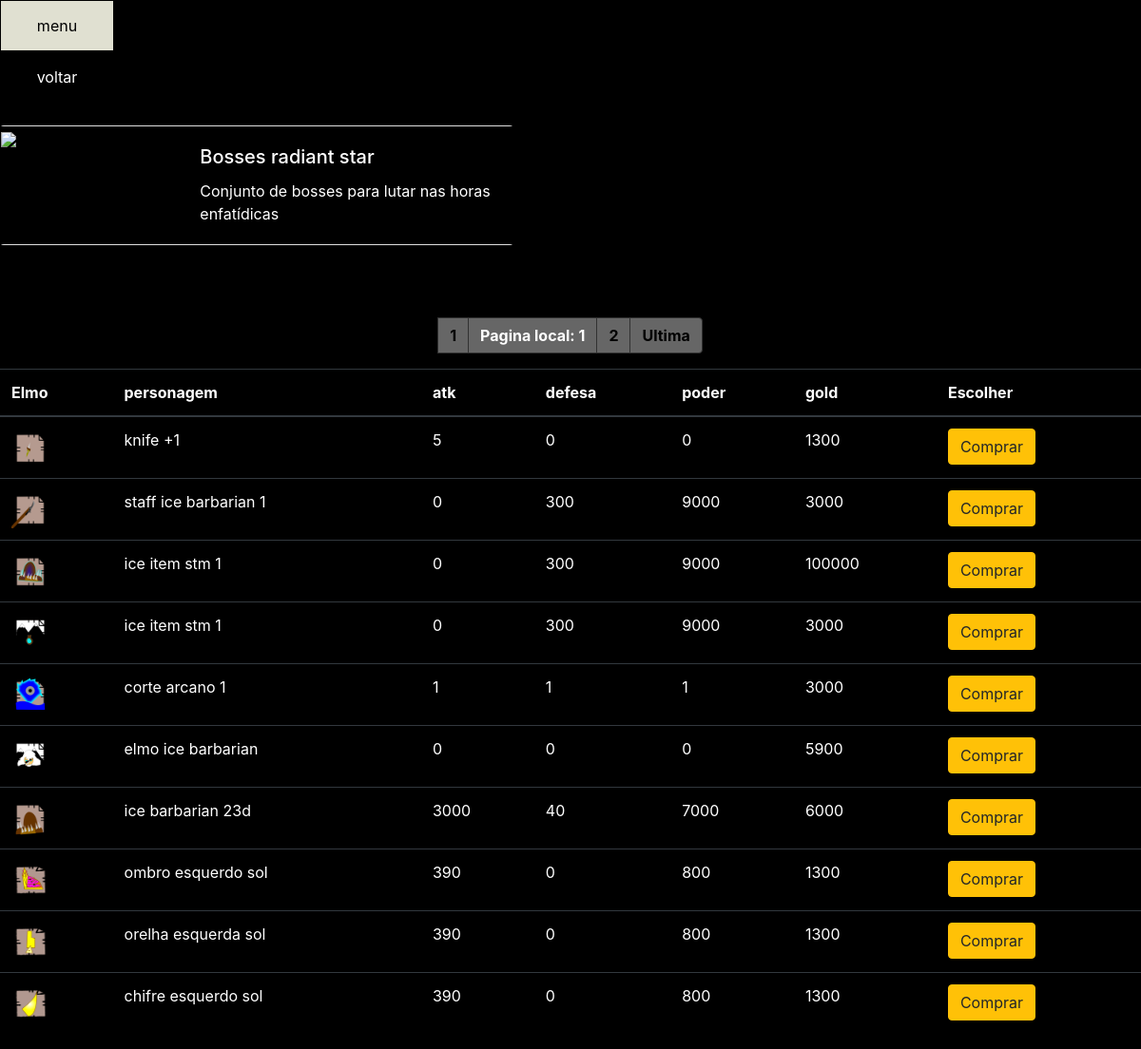
Screenshot of /menus/static/key_12radiantstar.php with the database file from the repository.
### tables this page shows
CREATE TABLE IF NOT EXISTS `shops` (
  `inv_id` int(6) NOT NULL AUTO_INCREMENT,
  `inv_dono` varchar(250) DEFAULT NULL,
  `inv_nome` varchar(250) DEFAULT NULL,
  `inv_nome_item` varchar(250) DEFAULT NULL,
  `inv_mod` varchar(5000) DEFAULT NULL,
  `inv_slots` int(9) DEFAULT NULL,
  `inv_gold` int(8) DEFAULT NULL,
  `nome_da` varchar(250) DEFAULT NULL,
  `inv_type` varchar(250) DEFAULT NULL,
  `inv_loot` int(8) DEFAULT NULL,
  `inv_capacidade` int(14) DEFAULT NULL,
  `inv_atk` int(7) DEFAULT NULL,
  `inv_def` int(7) DEFAULT NULL,
  `inv_pw` int(7) DEFAULT NULL,
  `inv_hp_min` int(10) DEFAULT NULL,
  `inv_hp_max` int(10) DEFAULT NULL,
  `inv_mp_min` int(10) DEFAULT NULL,
  `inv_mp_max` int(10) DEFAULT NULL,
  `inv_tipo` varchar(250) DEFAULT NULL,
  `inv_kit` varchar(250) DEFAULT NULL,
  `inv_shop` varchar(250) DEFAULT NULL,
  `inv_cod_1` varchar(250) DEFAULT NULL,
  `inv_cod_2` varchar(250) DEFAULT NULL,
  `inv_cod_3` varchar(250) DEFAULT NULL,
  `inv_cod_final` varchar(250) DEFAULT NULL,
  PRIMARY KEY (`inv_id`)
);

### menus/static/key_12radiantstar.php (the view, shortened to what this page needs)
<?php
include('../../login-cadastro/db/conexao.php');
?>
<!DOCTYPE html>
<html lang="pt-br">
  <head>
           <link rel="stylesheet" href="../../home/View/css/key_23.css">
           <link rel="stylesheet" href="https://maxcdn.bootstrapcdn.com/bootstrap/4.0.0/css/bootstrap.min.css">
  <link rel="stylesheet" href="css/styles.css?v=1.0">
  </head>
  <body>
  <div class="links">
  <a class= "menu" href="key_24.php">menu</a>
<br>
  <a class= "voltar" href="key_473.php">voltar</a>
<br>
</div>
    </a><br>
   <div class="card mb-3" style="max-width: 540px;">
  <div class="row g-0">
    <div class="col-md-4">
      <img src="../../static/npcs2/darker2.png" >
    </div>
    <div class="col-md-8">
      <div class="card-body">
        <h5 class="card-title"> Bosses radiant star </h5>
        <p class="card-text"> Conjunto de bosses para lutar nas horas enfatídicas</p>
      </div>
    </div>
  </div>
</div>
<table class="table table-dark">
  <thead>
    <tr>
      <th scope="col">Elmo</th>
      <th scope="col">personagem</th>
      <th scope="col">atk</th>
      <th scope="col">defesa</th>
       <th scope="col">poder</th>
       <th scope="col">gold</th>
      <th scope="col">Escolher</th>
    </tr>
  </thead>
  <tbody>
    <?php
    $pagina_atual = filter_input(INPUT_GET,'pagina', FILTER_SANITIZE_NUMBER_INT);
    $pagina = (!empty($pagina_atual)) ? $pagina_atual : 1;
    $qnt_result_pg = 10;
    $inicio = ($qnt_result_pg * $pagina) - $qnt_result_pg;
$stmt6= $pdo-> prepare( "SELECT * FROM shops  WHERE nome_da = 'Radiant_Star' ORDER BY  shops . inv_id  desc LIMIT $qnt_result_pg OFFSET $inicio");
$stmt6-> execute();
$result6 = $stmt6-> fetchAll( PDO::FETCH_ASSOC );
foreach($result6 as  $value6) {
echo "<form action='key_12enemy1_bck.php' method='POST'>";
      echo "<div class='buttoin'>";
            echo "<div class='card-content'>";
            echo "<div class='content'>";
          echo "<tr>";
          echo "<td><img style='width:40px;height:40px' src=".$value6['inv_nome']."></td>";
          echo "<td>" .$value6["inv_nome_item"]. "</td>";
          echo "<td>" . $value6['inv_atk'] . "</td>";
          echo "<td>" . $value6['inv_def'] . "</td>";
          echo "<td>" . $value6['inv_pw'] . "</td>";
         echo "<td>" . $value6['inv_gold'] . "</td>";
 echo "<td><button type='submit' class='btn btn-warning'>Comprar</button></td>";
 echo "</div>";
            echo "</div>";
            echo "</div>";
      echo "</form>";
 }
     $result_pg= $pdo-> prepare( "SELECT COUNT(inv_id) AS num_result FROM shops WHERE nome_da = 'Radiant_Star'  ");
$result_pg-> execute();
$resultado_pg = $result_pg-> fetchAll( PDO::FETCH_ASSOC );
foreach($resultado_pg as   $row_pg ) {
    $quantidade_pg = ceil($row_pg['num_result'] / $qnt_result_pg);
    $max_links = 2;
       echo "<nav aria-label='Page navigation example'>";
        echo "<ul class='pagination justify-content-center'>";
     echo " <a href='key_12radiantstar.php?pagina=1'class='page-link' aria-label='Goto page 1'>1</a>";
    echo "<li class='page-item'><a class='page-link' aria-current='page'>Pagina local: ".$pagina." </a></li> ";
    for($pag_dep = $pagina + 1; $pag_dep <= $pagina + $max_links; $pag_dep++){
      if($pag_dep <= $quantidade_pg){
        echo "<li class='page-item'><a class='page-link' href='key_12radiantstar.php?pagina=$pag_dep'>$pag_dep</a> ";
      }
    }
    echo "<li class='page-item'><a class='page-link' href='key_12radiantstar.php?pagina=$quantidade_pg' class='page-link' aria-label='Goto page 86'>Ultima</a></li>";
      echo "</ul>";
        echo "</nav>";
}
 ?>
     </body>
</html>

### home/View/css/key_23.css (style rules this page uses)
* { margin: 0; padding: 0; background-color:black ; }
img { width:40px; height:40px; }
a.page-link { background-color:#666666; color:black ; font-weight: bold; border:1px solid rgb(50,50,50); }
.btn { background-color:black; color:white; border: 2px solid #666666; }
a.menu:link, a.menu:visited, a.voltar:link, a.voltar:visited { background-color: #000; border: 1px solid #000; color: white; display: inline-block; padding: 14px 25px; text-align: center; text-decoration: none; width:100%; }
.links { width:120px; }

### menus/static/styles.css (style rules this page uses)
.buttoin { border: 3px solid black ; }
body { position:relative; background-color:black; color:white; }
a.menu:link, a.menu:visited, a.voltar:link, a.voltar:visited { background-color: #000; border: 1px solid #000; color: white; display: inline-block; padding: 14px 25px; text-align: center; text-decoration: none; width:100%; }
.links { width:120px; }
img { width:200px; height:auto ; }

### menus/static/key_12radiantstar.php (style rules this page uses)
.buttoin { border: 3px solid black ; }
body { position:relative; background-color:black; color:white; }
a.menu:link, a.menu:visited, a.voltar:link, a.voltar:visited { background-color: #000; border: 1px solid #000; color: white; display: inline-block; padding: 14px 25px; text-align: center; text-decoration: none; width:100%; }
.links { width:120px; }
img { width:200px; height:auto ; }

### rows the page displays
shops: inv_nome (picture), inv_nome_item "knife +1", inv_atk "5", inv_def "0", inv_pw "0", inv_gold "1300"
shops: inv_nome (picture), inv_nome_item "staff ice barbarian 1", inv_atk "0", inv_def "300", inv_pw "9000", inv_gold "3000"
shops: inv_nome (picture), inv_nome_item "ice item stm 1", inv_atk "0", inv_def "300", inv_pw "9000", inv_gold "100000"
shops: inv_nome (picture), inv_nome_item "ice item stm 1", inv_atk "0", inv_def "300", inv_pw "9000", inv_gold "3000"
shops: inv_nome (picture), inv_nome_item "corte arcano 1", inv_atk "1", inv_def "1", inv_pw "1", inv_gold "3000"
shops: inv_nome (picture), inv_nome_item "elmo ice barbarian", inv_atk "0", inv_def "0", inv_pw "0", inv_gold "5900"
shops: inv_nome (picture), inv_nome_item "ice barbarian 23d", inv_atk "3000", inv_def "40", inv_pw "7000", inv_gold "6000"
shops: inv_nome (picture), inv_nome_item "ombro esquerdo sol", inv_atk "390", inv_def "0", inv_pw "800", inv_gold "1300"
shops: inv_nome (picture), inv_nome_item "orelha esquerda sol", inv_atk "390", inv_def "0", inv_pw "800", inv_gold "1300"
shops: inv_nome (picture), inv_nome_item "chifre esquerdo sol", inv_atk "390", inv_def "0", inv_pw "800", inv_gold "1300"
